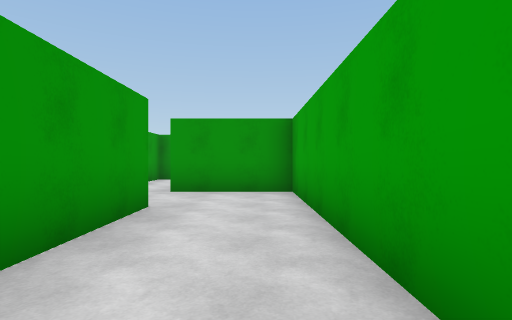
[1] (above)

19 first-person views from a walk through a 3-D level made in the Unity game engine. The camera is 1.3 m above the floor, looks level and sees 80° across. The floor is counted in squares, 2 m on a side. Each view is taken from the middle of a square. On the plan, view 1 faces up. The plan holds only what a view shows up to about 10 squares ahead; the rest is blank. The place goes on beyond the plan. The player is left out.

[2]
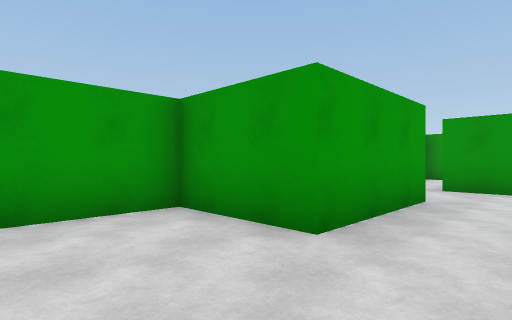

[3]
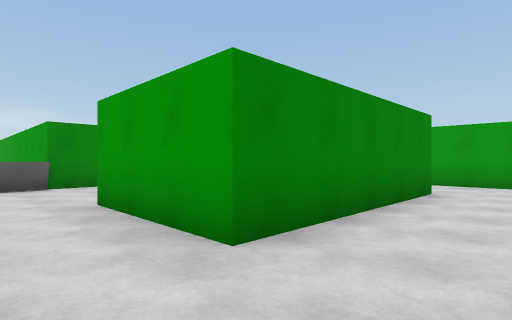

[4]
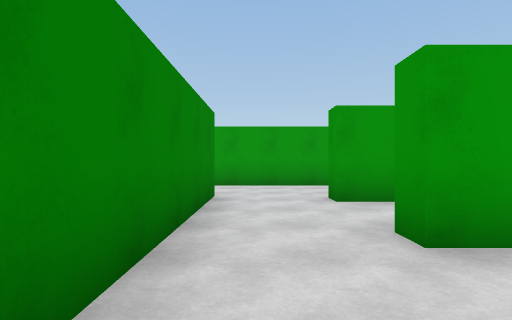

[5]
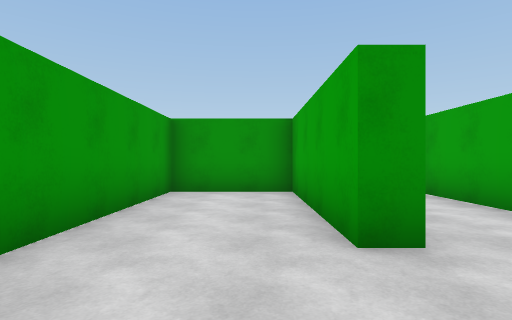

[6]
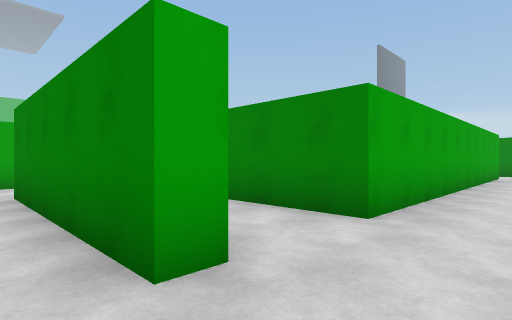

[7]
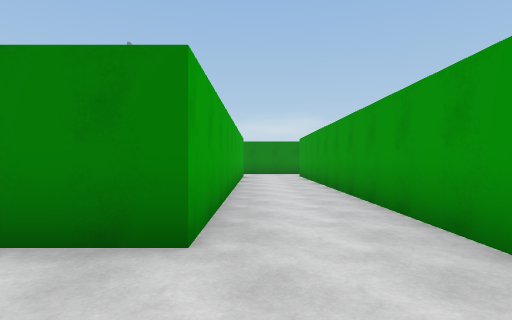

[8]
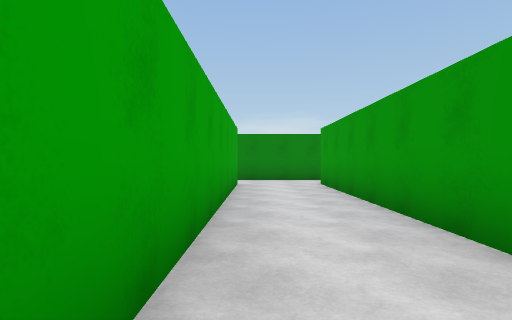

[9]
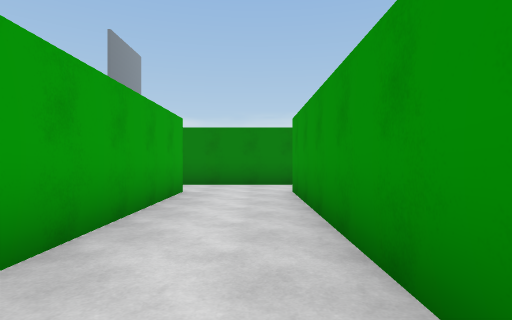

[10]
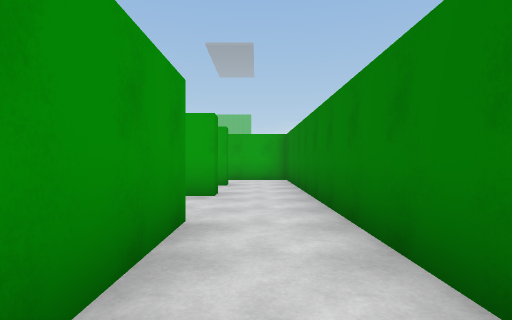

[11]
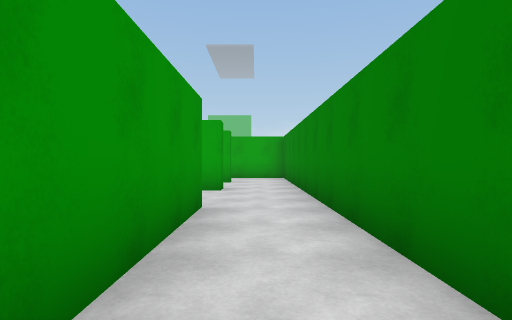

[12]
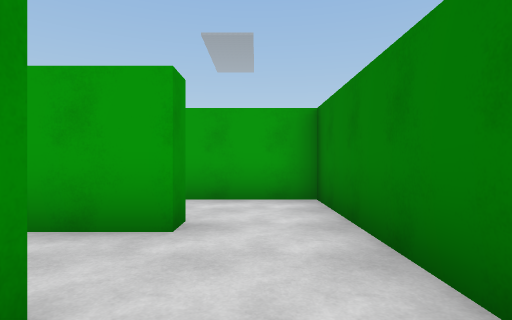

[13]
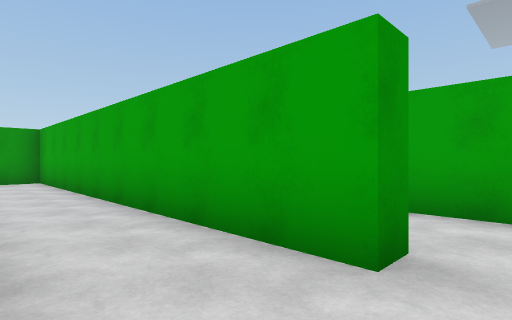

[14]
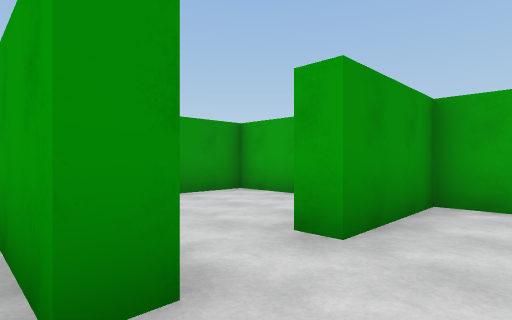

[15]
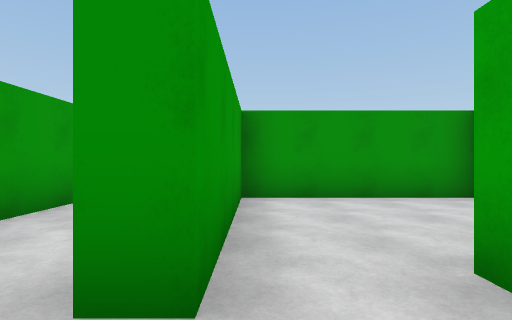

[16]
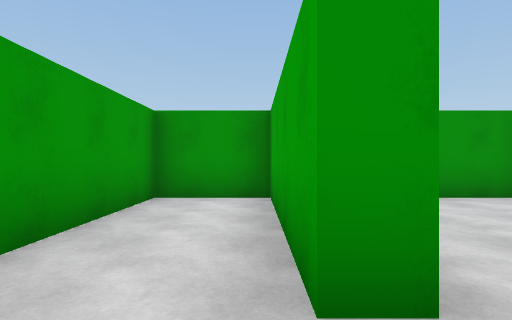

[17]
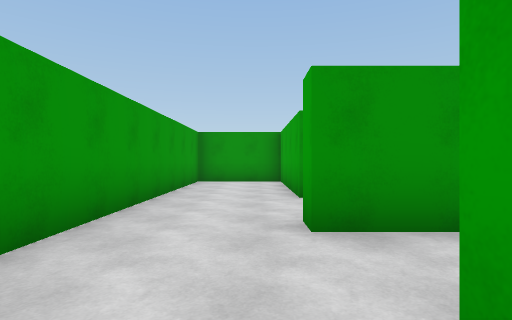

[18]
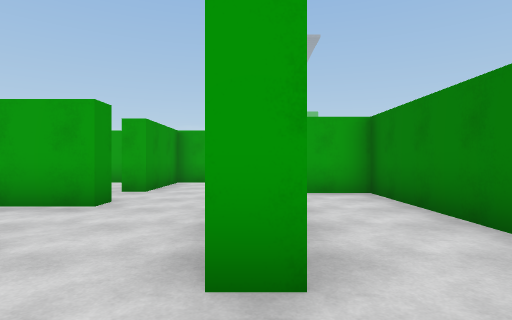

[19]
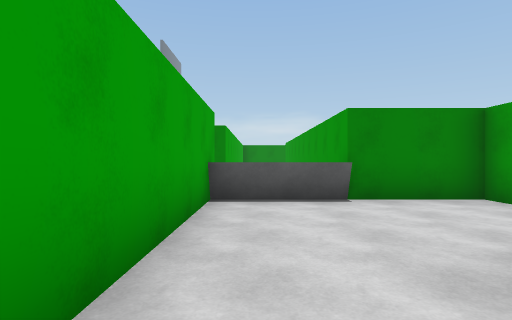

### Floor plan
Ten units are one square. View 1 is at (0, 0); x grows to the right and y downward. Boxes are objects, and circles mark ways between rooms. Rooms are numbered by the first view taken in them; rooms with no view inside come last. Other rooms are left out.
<svg viewBox="-126 -107 139 212">
<path fill="none" stroke="#000" d="M-45 -43 -15 -43 -15 -13 -37 -13 -37 20 8 20M-32 -62 -37 -62M-16 18 8 18M8 25 8 -62 -17 -62 -17 -68M-65 83 -65 -17 -20 -17 -20 -30M-51 -37 -65 -37 -65 -43M-88 -44 -88 83 -121 83M-119 100 -65 100M-62 -62 -62 -102 -88 -102 -88 -44M-42 83 -42 -13 -51 -13M-60 83 -65 83M-65 100 -45 100M8 -78 8 -102 -32 -102 -32 -62M-37 -62 -37 -102 -57 -102 -57 -62 -62 -62M-65 -43 -45 -43"/>
<circle cx="-25" cy="-70" r="3" fill="#2a7"/>
<circle cx="-40" cy="-55" r="3" fill="#2a7"/>
<circle cx="-75" cy="-40" r="3" fill="#2a7"/>
<circle cx="-60" cy="90" r="3" fill="#2a7"/>
<circle cx="-60" cy="-55" r="3" fill="#2a7"/>
<text x="-10" y="-30">1</text>
<text x="-80" y="30">2</text>
<text x="-80" y="-80">3</text>
<text x="-50" y="40">4</text>
<text x="-20" y="-90">5</text>
<text x="-50" y="-70">6</text>
</svg>
Room 1 opens to room 5. Room 1 opens to room 6. Room 2 opens to room 3. Room 2 opens to room 4. Room 3 opens to room 6.

Where each view was taken, in squares from view 1:
view 1: 0 up, 0 right, facing up
view 2: 1 down, 0 right, facing up-left
view 3: 6 up, 0 right, facing down-left
view 4: 5 up, 1 left, facing left
view 5: 4 up, 7 left, facing up
view 6: 5 up, 8 left, facing down-right
view 7: 4 up, 7 left, facing down
view 8: 0 up, 7 left, facing down
view 9: 2 down, 8 left, facing down
view 10: 9 down, 12 left, facing right
view 11: 9 down, 13 left, facing right
view 12: 9 down, 7 left, facing right
view 13: 9 down, 6 left, facing up-right
view 14: 5 up, 4 left, facing up-right
view 15: 5 up, 3 left, facing up
view 16: 5 up, 4 left, facing up
view 17: 1 up, 7 left, facing up
view 18: 4 up, 8 left, facing right
view 19: 3 up, 0 right, facing down
